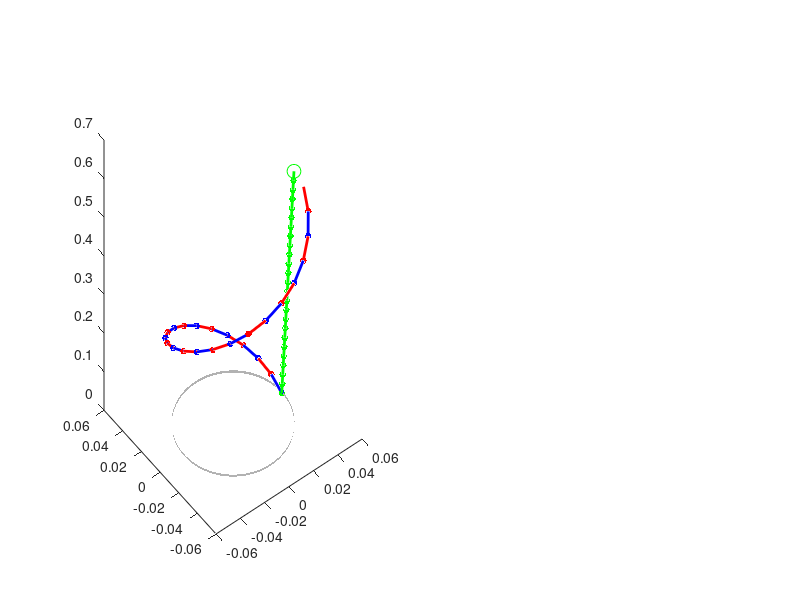

Here is the MATLAB script that generated this plot: (Note: this script raises an error after producing the figure.)
close all;
clear all;
clc;

%% Initialize Input Variables

% Parameters
forearm_length = 0.55;         % length of the forearm : meters
length_wrap = forearm_length;  % length of the helical wrapping section : meters
radius_wrist = 0.04;           % radius of the forearm at the wrist : meters
radius_forearm = 0.05;         % radius of the forearm at the forearm : meters
num_elements_wrap = 25;        % number of elastic elements in the helical wrapping section
pitch = 1;                     % number of rotations around the forearm for helical wrapping
tension = 100;                 % bungee cord tension parameter
k = 50;                        % spring constant : N/m

%% Joint Positions & Cords

% Define the position of the wrist (origin point for the helix)
x_wrist = 0;                   % x-coordinate of the wrist
y_wrist = 0;                   % y-coordinate of the wrist
z_wrist = 0;                   % z-coordinate of the wrist

% Specify the starting coordinate of the helical wrapping
x_start = 0.04;                % x-coordinate of the starting point
y_start = 0;                   % y-coordinate of the starting point
z_start = 0;                   % z-coordinate of the starting point

%% Torque Calculations

% Calculate the starting angle based on the specified coordinate
start_theta = atan2(y_start - y_wrist, x_start - x_wrist);

% Calculate the theta values for the helical wrapping configuration
theta = start_theta + 2 * pi * pitch * (0:num_elements_wrap-1) / num_elements_wrap;

% Calculate the torque at each element along the forearm for the helical wrapping configuration
torque_profile_wrap = tension * ones(1, num_elements_wrap);

% Calculate the rest length for each individual segment for the helical wrapping configuration
rest_lengths_wrap = length_wrap / num_elements_wrap * ones(1, num_elements_wrap);

% Calculate the torque contribution of each spring segment for the helical wrapping configuration
segment_torques_wrap = zeros(1, num_elements_wrap);

% for i = 1:num_elements_wrap
%     distance = sqrt((radius_wrist + (radius_forearm - radius_wrist) * z_wrist/forearm_length - length_wrap * sin(theta(i)))^2 + (length_wrap * cos(theta(i)))^2);
%     segment_torques_wrap(i) = k * (distance - rest_lengths_wrap(i));
% end

for i = 1:num_elements_wrap
    radius = radius_wrist + (radius_forearm - radius_wrist) * z_wrist/forearm_length;
    distance = sqrt((radius - length_wrap * sin(theta(i)))^2 + (length_wrap * cos(theta(i)))^2);
    segment_torques_wrap(i) = k * (distance - rest_lengths_wrap(i)) * radius;
end

% Calculate the overall bungee torque as the summation of segment torques for the helical wrapping configuration
overall_torque_wrap = sum(segment_torques_wrap);

% Calculate the energy for the helical wrapping configuration
energy_wrap = 0.5 * sum(segment_torques_wrap.^2) / k;

% For the single bungee, we should consider the length of the path along which the bungee cord extends
% We can calculate this using Pythagoras theorem
single_bungee_length = sqrt(length_wrap^2 + (2*pi*pitch*(radius_forearm - radius_wrist))^2);

% Split the single bungee into the same number of segments as the helical wrapping
num_elements_single = num_elements_wrap;  % Same number of segments

% Calculate the torque at each element along the forearm for the single bungee configuration
torque_single_bungee = tension * ones(1, num_elements_single);

% Calculate the rest length for each individual segment for the single bungee configuration
rest_lengths_single = single_bungee_length / num_elements_single * ones(1, num_elements_single);

% Calculate the torque contribution of each spring segment for the single bungee configuration
segment_torques_single = zeros(1, num_elements_single);

% for i = 1:num_elements_single
%     distance = sqrt((radius_wrist + (radius_forearm - radius_wrist) * z_wrist/forearm_length)^2 + (single_bungee_length * i / num_elements_single)^2);
%     segment_torques_single(i) = k * (distance - rest_lengths_single(i));
% end

for i = 1:num_elements_single
    radius = radius_wrist + (radius_forearm - radius_wrist) * z_wrist/forearm_length;
    distance = sqrt((radius)^2 + (single_bungee_length * i / num_elements_single)^2);
    segment_torques_single(i) = k * (distance - rest_lengths_single(i)) * radius;
end

% Calculate the overall bungee torque as the summation of segment torques for the single bungee configuration
overall_torque_single = sum(segment_torques_single);

% Calculate the overall length of the bungee cord path for the single bungee configuration
path_length_single = single_bungee_length;

% Calculate the energy for the single bungee configuration
energy_single_bungee = 0.5 * k * (path_length_single - sum(rest_lengths_single))^2 + sum(segment_torques_single.^2) / (2 * k);


%% Figure 1 Plotting Functions

% Plot the forearm, wrist, and bungee cord positions
figure(1);
subplot(1,2,1);

% Plot the bungee cord segments for the helical wrapping configuration as springs
z_cord_wrap = linspace(0, length_wrap, num_elements_wrap);
colors_wrap = {'r', 'b'};  % Colors for alternating segments

for i = 1:num_elements_wrap-1
    x_cord_start = x_wrist + (radius_wrist + (radius_forearm - radius_wrist) * z_cord_wrap(i)/forearm_length) * cos(theta(i));
    y_cord_start = y_wrist + (radius_wrist + (radius_forearm - radius_wrist) * z_cord_wrap(i)/forearm_length) * sin(theta(i));
    x_cord_end = x_wrist + (radius_wrist + (radius_forearm - radius_wrist) * z_cord_wrap(i+1)/forearm_length) * cos(theta(i+1));
    y_cord_end = y_wrist + (radius_wrist + (radius_forearm - radius_wrist) * z_cord_wrap(i+1)/forearm_length) * sin(theta(i+1));
    z_cord_start = z_cord_wrap(i);
    z_cord_end = z_cord_wrap(i+1);
    
    x_segment = [x_cord_start, x_cord_end];
    y_segment = [y_cord_start, y_cord_end];
    z_segment = [z_cord_start, z_cord_end];
    
    % Alternate the colors of the bungee cord segments
    color_index = mod(i, 2) + 1;
    color_wrap = colors_wrap{color_index};
    
    plot3(x_segment, y_segment, z_segment, 'Color', color_wrap, 'LineWidth', 2); % Bungee Cord Segment (Helical Wrapping)
    hold on;
    plot3(x_cord_start, y_cord_start, z_cord_start, '.', 'Color', color_wrap, 'MarkerSize', 15); % Bungee Cord Segment (Helical Wrapping)
end

% Plot the bungee cord segments for the single bungee configuration as springs
z_cord_single = linspace(0, single_bungee_length, num_elements_single);

for i = 1:num_elements_single-1
    x_cord_start = x_wrist + (radius_wrist + (radius_forearm - radius_wrist) * z_cord_single(i) / forearm_length) * cos(start_theta);
    y_cord_start = y_wrist + (radius_wrist + (radius_forearm - radius_wrist) * z_cord_single(i) / forearm_length) * sin(start_theta);
    x_cord_end = x_wrist + (radius_wrist + (radius_forearm - radius_wrist) * z_cord_single(i + 1) / forearm_length) * cos(start_theta);
    y_cord_end = y_wrist + (radius_wrist + (radius_forearm - radius_wrist) * z_cord_single(i + 1) / forearm_length) * sin(start_theta);
    z_cord_start = z_cord_single(i);
    z_cord_end = z_cord_single(i + 1);
    
    x_segment = [x_cord_start, x_cord_end];
    y_segment = [y_cord_start, y_cord_end];
    z_segment = [z_cord_start, z_cord_end];
    
    plot3(x_segment, y_segment, z_segment, 'g-', 'LineWidth', 2); % Bungee Cord Segment (Single)
    hold on;
    plot3(x_cord_start, y_cord_start, z_cord_start, 'g.', 'MarkerSize', 15); % Bungee Cord Segment (Single)
end

% Plot the endpoint of the bungee cord for the single bungee configuration
x_endpoint = x_wrist + (radius_wrist + (radius_forearm - radius_wrist) * single_bungee_length / forearm_length) * cos(start_theta);
y_endpoint = y_wrist + (radius_wrist + (radius_forearm - radius_wrist) * single_bungee_length / forearm_length) * sin(start_theta);
z_endpoint = single_bungee_length;

plot3(x_endpoint, y_endpoint, z_endpoint, 'go', 'MarkerSize', 10); % Endpoint of Bungee Cord (Single)

% Plot the physical forearm as a cylinder
z_forearm = linspace(0, forearm_length, 100);  % Z-coordinates for the cylinder
theta_forearm = linspace(0, 2 * pi, 100);  % Angles for the cylinder

% Calculate the varying radius along the forearm
radius_forearm = radius_wrist + (radius_forearm - radius_wrist) * z_forearm/forearm_length;

for i = 1:numel(z_forearm)
    x_forearm = radius_forearm(i) * cos(theta_forearm);
    y_forearm = radius_forearm(i) * sin(theta_forearm);
    z_forearm_current = z_forearm(i) * ones(size(theta_forearm));
    
    % Plot each segment of the forearm cylinder
    if i > 1
        surf([x_forearm_prev; x_forearm], [y_forearm_prev; y_forearm], [z_forearm_prev; z_forearm_current], 'FaceColor', [0.7,0.7,0.7], 'EdgeColor', 'none');
        alpha(0.5);  % Set transparency for better visibility
    end
    
    x_forearm_prev = x_forearm;
    y_forearm_prev = y_forearm;
    z_forearm_prev = z_forearm_current;
end

plot3(x_wrist, y_wrist, z_wrist, 'ro'); % Wrist
plot3([x_wrist, x_wrist], [y_wrist, y_wrist], [z_wrist, z_wrist + forearm_length], 'k-'); % Forearm
plot3(x_wrist, y_wrist, forearm_length, 'ro'); % Wrist
axis equal;
xlabel('X');
ylabel('Y');
zlabel('Z');
title('Bungee Cord Configurations on Forearm');
legend('Bungee Cord (Helical Wrapping)', 'Bungee Cord (Single)', 'Forearm', 'Wrist');
hold off;

% Plot the energy states
subplot(1,2,2);
energy_states = [energy_wrap, energy_single_bungee];
bar(1:numel(energy_states), energy_states);
xticklabels({'Helical Wrapping', 'Single Bungee'});
ylabel('Energy (J)');
title('Energy States');

% Display the overall bungee torque and energy states
disp(['Overall Bungee Torque (Helical Wrapping): ', num2str(overall_torque_wrap), ' Nm']);
disp(['Energy (Helical Wrapping): ', num2str(energy_wrap), ' J']);
disp(['Torque (Single Bungee): ', num2str(overall_torque_single), ' Nm']);
disp(['Energy (Single Bungee): ', num2str(energy_single_bungee), ' J']);

% Adjust the subplot spacing
subplot(1,2,1);
pbaspect([1 1 1]);
subplot(1,2,2);
pbaspect([1 1 1]);

set(gcf, 'Units', 'Normalized', 'OuterPosition', [0 0 1 1]);
saveas(figure(1), fullfile([pwd '\MATLAB Figures'],'ExoNET_Bungee_Wrapping_v6_Energy.png')); % save to computer

%% Figure 2 Plotting Functions

% Plot the forearm, wrist, and bungee cord positions
figure(2);
subplot(1,2,1);

% Plot the bungee cord segments for the helical wrapping configuration as springs
z_cord_wrap = linspace(0, length_wrap, num_elements_wrap);
colors_wrap = {'r', 'b'};  % Colors for alternating segments

for i = 1:num_elements_wrap-1
    x_cord_start = x_wrist + (radius_wrist + (radius_forearm - radius_wrist) * z_cord_wrap(i)/forearm_length) * cos(theta(i));
    y_cord_start = y_wrist + (radius_wrist + (radius_forearm - radius_wrist) * z_cord_wrap(i)/forearm_length) * sin(theta(i));
    x_cord_end = x_wrist + (radius_wrist + (radius_forearm - radius_wrist) * z_cord_wrap(i+1)/forearm_length) * cos(theta(i+1));
    y_cord_end = y_wrist + (radius_wrist + (radius_forearm - radius_wrist) * z_cord_wrap(i+1)/forearm_length) * sin(theta(i+1));
    z_cord_start = z_cord_wrap(i);
    z_cord_end = z_cord_wrap(i+1);
    
    x_segment = [x_cord_start, x_cord_end];
    y_segment = [y_cord_start, y_cord_end];
    z_segment = [z_cord_start, z_cord_end];
    
    % Alternate the colors of the bungee cord segments
    color_index = mod(i, 2) + 1;
    color_wrap = colors_wrap{color_index};
    
    plot3(x_segment, y_segment, z_segment, 'Color', color_wrap, 'LineWidth', 2); % Bungee Cord Segment (Helical Wrapping)
    hold on;
    plot3(x_cord_start, y_cord_start, z_cord_start, '.', 'Color', color_wrap, 'MarkerSize', 15); % Bungee Cord Segment (Helical Wrapping)
end

% Plot the physical forearm as a cylinder
z_forearm = linspace(0, forearm_length, 100);  % Z-coordinates for the cylinder
theta_forearm = linspace(0, 2 * pi, 100);  % Angles for the cylinder

% Calculate the varying radius along the forearm
radius_forearm = radius_wrist + (radius_forearm - radius_wrist) * z_forearm/forearm_length;

for i = 1:numel(z_forearm)
    x_forearm = radius_forearm(i) * cos(theta_forearm);
    y_forearm = radius_forearm(i) * sin(theta_forearm);
    z_forearm_current = z_forearm(i) * ones(size(theta_forearm));
    
    % Plot each segment of the forearm cylinder
    if i > 1
        surf([x_forearm_prev; x_forearm], [y_forearm_prev; y_forearm], [z_forearm_prev; z_forearm_current], 'FaceColor', [0.7,0.7,0.7], 'EdgeColor', 'none');
        alpha(0.5);  % Set transparency for better visibility
    end
    
    x_forearm_prev = x_forearm;
    y_forearm_prev = y_forearm;
    z_forearm_prev = z_forearm_current;
end

plot3(x_wrist, y_wrist, z_wrist, 'ro'); % Wrist
plot3([x_wrist, x_wrist], [y_wrist, y_wrist], [z_wrist, z_wrist + forearm_length], 'k-'); % Forearm
plot3(x_wrist, y_wrist, forearm_length, 'ro'); % Wrist
axis equal;
xlabel('X');
ylabel('Y');
zlabel('Z');
title('Bungee Cord on Forearm');
legend('Bungee Cord (Helical Wrapping)', 'Forearm', 'Wrist');
hold off;

% Plot the bungee torque profile
subplot(1,2,2);
plot(1:num_elements_wrap, segment_torques_wrap, 'b.-');
xlabel('Element');
ylabel('Segment Torque (Nm)');
title('Bungee Segment Torque Profile');

% Display overall bungee torque
disp(['Overall Bungee Torque: ', num2str(overall_torque_wrap), ' Nm']);

% Adjust the subplot spacing
subplot(1,2,1);
pbaspect([1 1 1]);
subplot(1,2,2);
pbaspect([1 1 1]);

set(gcf, 'Units', 'Normalized', 'OuterPosition', [0 0 1 1]);
saveas(figure(2), fullfile([pwd '\MATLAB Figures'],'ExoNET_Bungee_Wrapping_v6_Torque.png')); % save to computer
